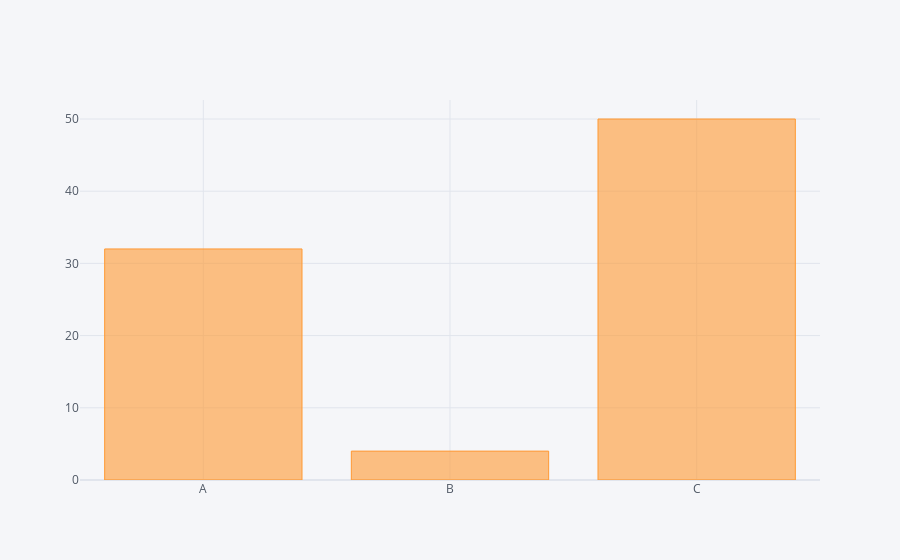

Write notebook code for a chart like this one.
### Code cell
df2.iplot(kind = "bar", x = "Category", y = "Values")

### Figure 1 — Plotly figure (JSON) as saved in the notebook; plotly's stock layout.template omitted (floating-point values rounded to 4 significant figures)
{"data": [{"marker": {"color": "rgba(255, 153, 51, 0.6)", "line": {"color": "rgba(255, 153, 51, 1.0)", "width": 1}}, "name": "Values", "orientation": "v", "text": "", "type": "bar", "x": ["A", "B", "C"], "y": [32, 4, 50]}], "layout": {"legend": {"bgcolor": "#F5F6F9", "font": {"color": "#4D5663"}}, "paper_bgcolor": "#F5F6F9", "plot_bgcolor": "#F5F6F9", "title": {"font": {"color": "#4D5663"}}, "xaxis": {"gridcolor": "#E1E5ED", "showgrid": true, "tickfont": {"color": "#4D5663"}, "title": {"font": {"color": "#4D5663"}, "text": ""}, "zerolinecolor": "#E1E5ED"}, "yaxis": {"gridcolor": "#E1E5ED", "showgrid": true, "tickfont": {"color": "#4D5663"}, "title": {"font": {"color": "#4D5663"}, "text": ""}, "zerolinecolor": "#E1E5ED"}}}
